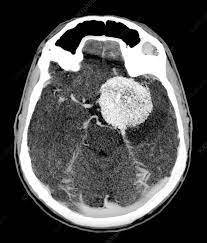
%> input picture tumor images/1.jpeg, 207 x 243 px
$ octave Final.m   (GNU Octave 9; MATLAB toolbox functions it lacks are replaced by stand-ins)
%> lines starting %> are read from the running program, lines starting %| are printed output that depends on the picture; in (x1, y1, x2, y2) boxes, pixels count from 0 and x2, y2 are one past the last pixel; in counts of white or black regions, pixels touching at a corner belong together; the program's own positions count from 1
%> further down, s is the input picture: size 243x207x3 uint8; min 0, max 255, mean 79
### anisodiff.m
function diff_im = anisodiff(im, num_iter, delta_t, kappa, option)
%> called with num_iter = 10, delta_t = 0.143, kappa = 15, option = 2
fprintf('Removing noise\n');
fprintf('Filtering Completed !!');
% Convert input image to double.
im = double(im);
% PDE (partial differential equation) initial condition.
diff_im = im;
% Center pixel distances.
dx = 1;
dy = 1;
dd = sqrt(2);
% 2D convolution masks - finite differences.
hN = [0 1 0; 0 -1 0; 0 0 0];
hS = [0 0 0; 0 -1 0; 0 1 0];
hE = [0 0 0; 0 -1 1; 0 0 0];
hW = [0 0 0; 1 -1 0; 0 0 0];
hNE = [0 0 1; 0 -1 0; 0 0 0];
hSE = [0 0 0; 0 -1 0; 0 0 1];
hSW = [0 0 0; 0 -1 0; 1 0 0];
hNW = [1 0 0; 0 -1 0; 0 0 0];
% Anisotropic diffusion.
for t = 1:num_iter
        % Finite differences. [imfilter(.,.,'conv') can be replaced by conv2(.,.,'same')]
        nablaN = imfilter(diff_im,hN,'conv');
        nablaS = imfilter(diff_im,hS,'conv');
        nablaW = imfilter(diff_im,hW,'conv');
        nablaE = imfilter(diff_im,hE,'conv');
        nablaNE = imfilter(diff_im,hNE,'conv');
        nablaSE = imfilter(diff_im,hSE,'conv');
        nablaSW = imfilter(diff_im,hSW,'conv');
        nablaNW = imfilter(diff_im,hNW,'conv');

        % Diffusion function.
        if option == 1
            cN = exp(-(nablaN/kappa).^2);
            cS = exp(-(nablaS/kappa).^2);
            cW = exp(-(nablaW/kappa).^2);
            cE = exp(-(nablaE/kappa).^2);
            cNE = exp(-(nablaNE/kappa).^2);
            cSE = exp(-(nablaSE/kappa).^2);
            cSW = exp(-(nablaSW/kappa).^2);
            cNW = exp(-(nablaNW/kappa).^2);
        elseif option == 2
            cN = 1./(1 + (nablaN/kappa).^2);
            cS = 1./(1 + (nablaS/kappa).^2);
            cW = 1./(1 + (nablaW/kappa).^2);
            cE = 1./(1 + (nablaE/kappa).^2);
            cNE = 1./(1 + (nablaNE/kappa).^2);
            cSE = 1./(1 + (nablaSE/kappa).^2);
            cSW = 1./(1 + (nablaSW/kappa).^2);
            cNW = 1./(1 + (nablaNW/kappa).^2);
        end
        % Discrete PDE solution.
        diff_im = diff_im + ...
                  delta_t*(...
                  (1/(dy^2))*cN.*nablaN + (1/(dy^2))*cS.*nablaS + ...
                  (1/(dx^2))*cW.*nablaW + (1/(dx^2))*cE.*nablaE + ...
                  (1/(dd^2))*cNE.*nablaNE + (1/(dd^2))*cSE.*nablaSE + ...
                  (1/(dd^2))*cSW.*nablaSW + (1/(dd^2))*cNW.*nablaNW );


end
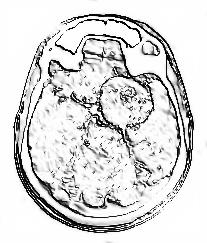
%> cNE: size 243x207x3 double; min 0.00387, max 1, mean 0.86
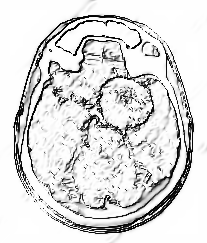
%> cSE: size 243x207x3 double; min 0.00386, max 1, mean 0.865; mean of the top-left, top-right, bottom-left and bottom-right quarters 0.857, 0.888, 0.885, 0.83
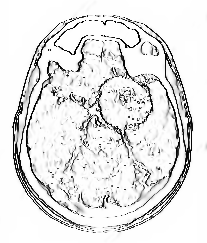
%> cW: size 243x207x3 double; min 0.00397, max 1, mean 0.896; mean of the top-left, top-right, bottom-left and bottom-right quarters 0.899, 0.898, 0.896, 0.89

### Final.m
clc
close all
clear all
%% Input
%[I,path]=uigetfile('*.jpg','select a input image');
%str=strcat(path,I);
s=imread('1.jpeg');
figure;
imshow(s);
title('Input image','FontSize',20);

%% Filter
num_iter = 10;
    delta_t = 1/7;
    kappa = 15;
    option = 2;
    disp('Preprocessing image please wait . . .');

    inp = anisodiff(s,num_iter,delta_t,kappa,option);

    inp = uint8(inp);

inp=imresize(inp,[256,256]);
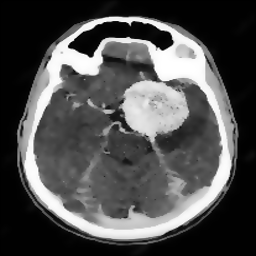
%> inp: size 256x256x3 uint8; min 0, max 255, mean 78.9
if size(inp,3)>1
    inp=rgb2gray(inp);
%> inp: size 256x256 uint8
end
figure;
imshow(inp);
title('Filtered image','FontSize',20);
%% thresholding
sout=imresize(inp,[256,256]);
t0=60;
th=t0+((max(inp(:))+min(inp(:)))./2);
%> th = 188
for i=1:1:size(inp,1)
    for j=1:1:size(inp,2)
        if inp(i,j)>th
            sout(i,j)=1;
        else
            sout(i,j)=0;
        end
    end
end
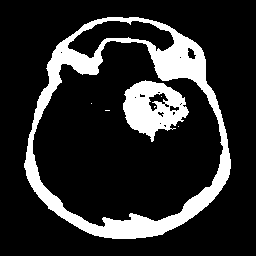
%> sout: size 256x256 uint8; values 0 (black) and 1 (white), 17.1% white; 7 white regions (5 under 20 px)
%% Morphological Operation
label=bwlabel(sout);
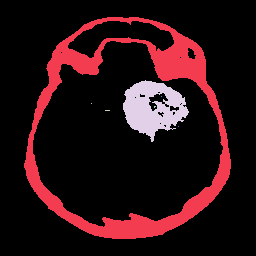
%> label: size 256x256 double; 8 distinct labels, from 0 to 7; one colour per label, 0 black
stats=regionprops(logical(sout),'Solidity','Area','BoundingBox');
%> stats = 7 regions; box (x1, y1, x2, y2), Area and Solidity: (24, 17, 231, 239) 8786 0.243, (123, 80, 189, 142) 2380 0.818, (105, 110, 110, 111) 5 1, (154, 106, 156, 108) 3 1, (91, 103, 92, 104) 1 1, (161, 96, 162, 97) 1 1, (178, 126, 179, 127) 1 1
density=[stats.Solidity];
%> density = [0.243 1 1 0.818 1 1 1]
area=[stats.Area];
%> area = [8786 1 5 2380 3 1 1]
high_dense_area=density>0.6;
%> high_dense_area = [false true true true true true true]
max_area=max(area(high_dense_area));
%> max_area = 2380
tumor_label=find(area==max_area);
%> tumor_label = 4
tumor=ismember(label,tumor_label);
%> tumor: size 256x256 logical; 3.6% white; 1 white region
if max_area>100
   figure;
   imshow(tumor)
   title('tumor alone','FontSize',20);
else
    h = msgbox('No Tumor!!','status');
    %disp('no tumor');
    return;
end

%% Bounding box
box = stats(tumor_label);
%> box = 1 region; box (x1, y1, x2, y2), Area and Solidity: (123, 80, 189, 142) 2380 0.818
wantedBox = box.BoundingBox;
%> wantedBox = [123.5 80.5 66 62]
figure
imshow(inp);
title('Bounding Box','FontSize',20);
hold on;
rectangle('Position',wantedBox,'EdgeColor','y');
%> figure, not shown here; its title reads 'Bounding Box'
hold off;

%% Getting Tumor Outline - image filling, eroding, subtracting
%erosion the wall by a few pixels
dilationAmount = 5;
rad = floor(dilationAmount);
[r,c] = size(tumor);
%> r = 256; c = 256
filledImage = imfill(tumor, 'holes');
%> filledImage: size 256x256 logical; 4% white; 1 white region, box (x1, y1, x2, y2) and area: (123, 80, 189, 142) 2621
for i=1:r
   for j=1:c
       x1=i-rad;
       x2=i+rad;
       y1=j-rad;
       y2=j+rad;
       if x1<1
           x1=1;
       end
       if x2>r
           x2=r;
       end
       if y1<1
           y1=1;
       end
       if y2>c
           y2=c;
       end
       erodedImage(i,j) = min(min(filledImage(x1:x2,y1:y2)));
   end
end
%> erodedImage: size 256x256 logical; 2.2% white; 1 white region, box (x1, y1, x2, y2) and area: (130, 86, 179, 128) 1461
figure
imshow(erodedImage);
title('eroded image','FontSize',20);

%% subtracting eroded image from original BW image
tumorOutline=tumor;
tumorOutline(erodedImage)=0;
%> tumorOutline: size 256x256 logical; 1.8% white; 1 white region, box (x1, y1, x2, y2) and area: (123, 80, 189, 142) 1152
figure;
imshow(tumorOutline);
title('Tumor Outline','FontSize',20);

%% Inserting the outline in filtered image in green color
rgb = inp(:,:,[1 1 1]);
red = rgb(:,:,1);
red(tumorOutline)=255;
%> red: size 256x256 uint8; min 0, max 255, mean 79.7
green = rgb(:,:,2);
green(tumorOutline)=0;
%> green: size 256x256 uint8; min 0, max 255, mean 75.2
blue = rgb(:,:,3);
blue(tumorOutline)=0;
tumorOutlineInserted(:,:,1) = red;
tumorOutlineInserted(:,:,2) = green;
tumorOutlineInserted(:,:,3) = blue;
figure
imshow(tumorOutlineInserted);
title('Detected Tumer','FontSize',20);

%% Display Together
figure
subplot(231);imshow(s);title('Input image','FontSize',14);
subplot(232);imshow(inp);title('Filtered image','FontSize',14);
subplot(233);imshow(inp);title('Bounding Box','FontSize',14);
hold on;rectangle('Position',wantedBox,'EdgeColor','y');hold off;
subplot(234);imshow(tumor);title('tumor alone','FontSize',14);
subplot(235);imshow(tumorOutline);title('Tumor Outline','FontSize',14);
subplot(236);imshow(tumorOutlineInserted);title('Detected Tumor','FontSize',14);
%> after `title('Detected Tumor','FontSize',14)`:
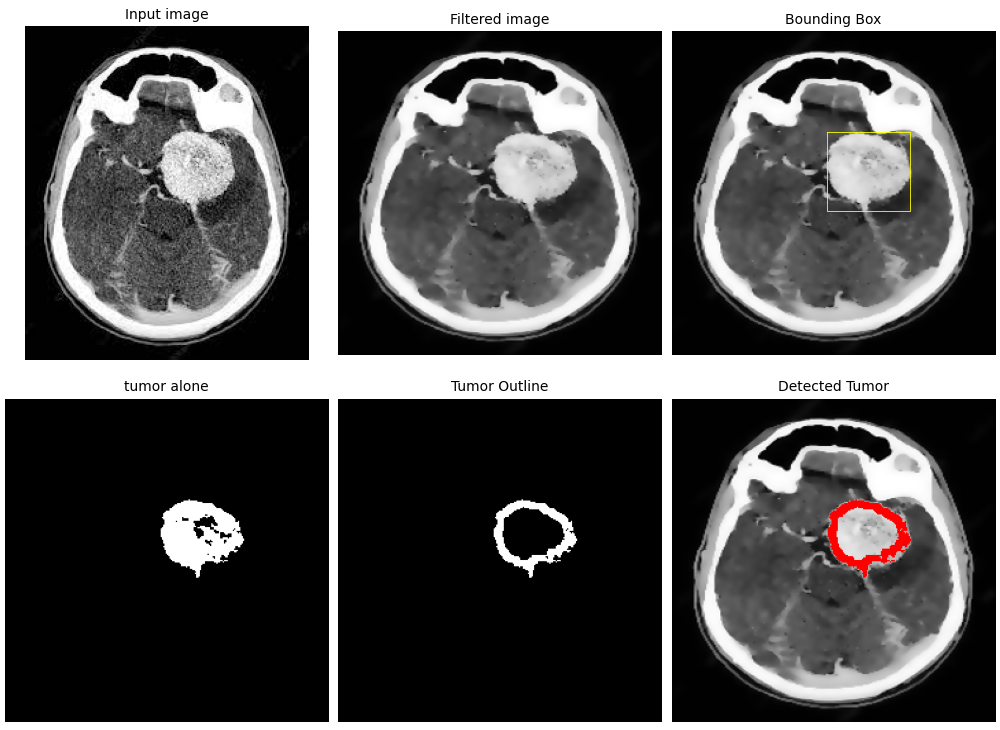
%> figure redrawn from the program's plot data, 6 panels

$ run again, with tumor images/3.jpeg copied over tumor images/1.jpeg
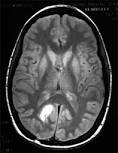
%> input picture tumor images/3.jpeg, 118 x 153 px
%> s is the input picture: size 153x118x3 uint8; min 0, max 255, mean 66.6
%> th = 188
%> after the loop `for i=1:1:size(inp,1)`:
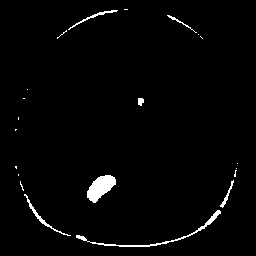
%> sout: size 256x256 uint8; values 0 (black) and 1 (white), 2% white; 21 white regions (14 under 20 px)
%> label: size 256x256 double; 22 distinct labels, from 0 to 21
%> stats = 21 regions; largest, box (x1, y1, x2, y2), Area and Solidity: (87, 175, 116, 203) 478 0.934, (76, 210, 221, 247) 364 0.137, (24, 194, 71, 236) 152 0.329, (68, 10, 118, 30) 112 0.465, (220, 180, 234, 208) 75 0.615
%> density = 21 values, max 1 at index 1, min 0.137 at index 11, mean 0.809
%> area = 21 values, max 478 at index 12, min 1 at index 8, mean 63.76
%> high_dense_area = 21 logical values, 16 true
%> max_area = 478
%> tumor_label = 12
%> tumor: size 256x256 logical; 0.73% white; 1 white region
%> box = 1 region; box (x1, y1, x2, y2), Area and Solidity: (87, 175, 116, 203) 478 0.934
%> wantedBox = [87.5 175.5 29 28]
%> tumorOutline: size 256x256 logical; 0.67% white; 1 white region, box (x1, y1, x2, y2) and area: (87, 175, 116, 203) 439
%> red: size 256x256 uint8; min 0, max 255, mean 66.5
%> `green(tumorOutline)=0;`:
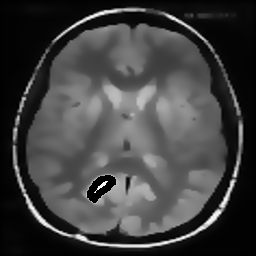
%> green: size 256x256 uint8; min 0, max 255, mean 64.8
